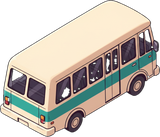
#> input picture img/araclar/dolmus-arka.png, 160 x 137 px; its folder holds only this picture in this run
$ python araba_hazirla.py
#> lines starting #> are read from the running program, lines starting #| are printed output that depends on the picture; after the words box and inside, x2 and y2 are one past the last pixel; in counts of white or black regions, pixels touching at a corner belong together
#> in process, im is the input picture: PIL image 160x137 RGBA; mean R, G, B, A 108.3, 102.1, 93.7, 155.8
### tools/gorsel_hazirla.py
"""Bina görselini oyuna hazırlar.

Kullanım:
    python3 tools/gorsel_hazirla.py img/kaynak/ev.png ev

Yaptıkları:
1. Düz renkli (siyah ya da beyaz) arka planı şeffaf yapar. Kenardan başlayıp
   arka plan rengine benzeyen pikselleri siler; binanın içindeki koyu yerlere dokunmaz.
   Görsel zaten şeffafsa bu adım atlanır.
2. Boş kenarları kırpar.
3. Açıyı oyunun karelerine uydurur. Yapay zekâ çoğu zaman oyunun karelerinden
   daha dik açıdan çizer (zemin baklavası oranı ~1,6-1,75; oyunun kareleri 2:1).
   Oran görselden ölçülür ve görsel dikeyde basılarak baklava 2:1'e getirilir.
4. 512 piksel genişliğe küçültüp img/binalar/<ad>.png olarak kaydeder.

Gerekenler: Python 3 ve Pillow (pip install pillow).
"""
import argparse
import math
from collections import deque
from pathlib import Path

from PIL import Image, ImageFilter

ROOT = Path(__file__).resolve().parent.parent
OUT_DIR = ROOT / 'img' / 'binalar'


# [40 lines left out: function remove_background, not called in this run]


def keep_largest(mask):
    """Yalnız en büyük parçayı bırakır; köşedeki leke ve kırıntıları siler."""
    w, h = mask.size
    m = mask.load()
    seen = bytearray(w * h)
    best = []
    for sy in range(0, h, 3):
        for sx in range(0, w, 3):
            if m[sx, sy] < 128 or seen[sy * w + sx]:
                continue
            comp, q = [], [(sx, sy)]
            seen[sy * w + sx] = 1
            while q:
                x, y = q.pop()
                comp.append(y * w + x)
                for nx, ny in ((x + 1, y), (x - 1, y), (x, y + 1), (x, y - 1)):
                    if 0 <= nx < w and 0 <= ny < h and not seen[ny * w + nx] and m[nx, ny] >= 128:
                        seen[ny * w + nx] = 1
                        q.append((nx, ny))
            if len(comp) > len(best):
                best = comp
    out = bytearray(w * h)
    for i in best:
        out[i] = 255
    return Image.frombytes('L', (w, h), bytes(out))


# [80 lines left out: functions measure, main, not called in this run]


# [2 lines that do not run on import are left out]

### tools/araba_hazirla.py
"""Araba görsellerini oyuna hazırlar.

Kullanım:
    python3 tools/araba_hazirla.py

img/kaynak/araclar/<tür>-<on|arka>.png dosyalarını okur:
  on   = sağ-aşağı giden araba (önü ve sağ yanı görünür)
  arka = sağ-yukarı giden araba (arkası ve sağ yanı görünür)
Sola giden yönler oyunda aynalanarak çizilir.

Yaptıkları:
1. Pembe/mor arka planı (ve üstündeki koyu pembe gölgeyi) renk tonuna bakarak siler.
2. Yalnız en büyük parçayı bırakır, kenarı yumuşatır, boşlukları kırpar.
3. 160 piksel genişliğe küçültüp img/araclar/<tür>-<yön>.png olarak kaydeder.

Gerekenler: Python 3, Pillow ve numpy.
"""
import colorsys
from pathlib import Path

import numpy as np
from PIL import Image, ImageFilter

from gorsel_hazirla import keep_largest

ROOT = Path(__file__).resolve().parent.parent
SRC = ROOT / 'img' / 'kaynak' / 'araclar'
OUT = ROOT / 'img' / 'araclar'
WIDTH = 160


def magenta_mask(a):
    """Arka plan (pembe-mor) pikselleri: ton 285°-350°, doygun."""
    rgb = a[..., :3].astype(np.float32) / 255
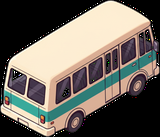
#> rgb: shape (137, 160, 3) float32; mean R, G, B 0.425, 0.4, 0.367
    mx, mn = rgb.max(-1), rgb.min(-1)
    sat = np.where(mx > 0, (mx - mn) / np.maximum(mx, 1e-6), 0)
    r, g, b = rgb[..., 0], rgb[..., 1], rgb[..., 2]
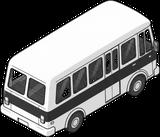
#> r: shape (137, 160) float32; min 0, max 1, mean 0.425
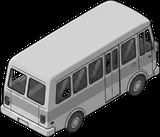
#> b: shape (137, 160) float32; min 0, max 1, mean 0.367
    d = np.maximum(mx - mn, 1e-6)
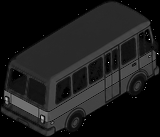
#> d: shape (137, 160) float32; min 1e-06, max 1, mean 0.111
    hue = np.where(mx == r, ((g - b) / d) % 6, np.where(mx == g, (b - r) / d + 2, (r - g) / d + 4)) * 60
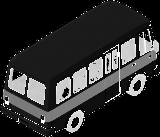
#> hue: shape (137, 160) float32; min 0, max 358.3, mean 66.5; drawn with min black and max white
    return (hue >= 285) & (hue <= 350) & (sat > 0.3) & (mx > 0.25)
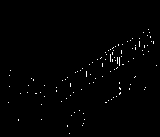
#> returned value: shape (137, 160) bool; 0.83% white in thin lines or dots, all inside (x1, y1, x2, y2) = (8, 29, 157, 134)


def process(path):
    im = Image.open(path).convert('RGBA')
    a = np.array(im)
    bg = magenta_mask(a)
    mask = Image.fromarray(np.where(bg, 0, 255).astype(np.uint8))
    mask = keep_largest(mask)
    mask = mask.filter(ImageFilter.MaxFilter(3)).filter(ImageFilter.MinFilter(3))  # küçük delikleri kapat
#> mask: PIL image 160x137 L; every value is 255
    mask = mask.filter(ImageFilter.MinFilter(3)).filter(ImageFilter.GaussianBlur(0.8))
    im.putalpha(mask)
    # kenarda kalan pembe ışıltıyı griye çek
    a = np.array(im).astype(np.float32)
    edge = (a[..., 3] > 0) & (a[..., 3] < 250) | magenta_mask(a.astype(np.uint8))
    grey = a[..., :3].mean(-1, keepdims=True)
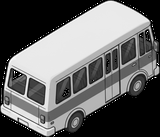
#> grey: shape (137, 160, 1) float32; min 0, max 255, mean 101.4
    a[..., :3] = np.where(edge[..., None], grey * 0.9, a[..., :3])
    im = Image.fromarray(a.clip(0, 255).astype(np.uint8))
    im = im.crop(im.getchannel('A').point(lambda v: 255 if v > 20 else 0).getbbox())
    h = round(im.height * WIDTH / im.width)
#> h = 137
    return im.resize((WIDTH, h), Image.LANCZOS)


def main():
    OUT.mkdir(exist_ok=True)
    for p in sorted(SRC.glob('*-*.png')):
        out = process(p)
        out.save(OUT / p.name, optimize=True)
        print(p.stem, out.size)
#| dolmus-arka (160, 137)


if __name__ == '__main__':
    main()

$ run again, on img/araclar/dolmus-on.png
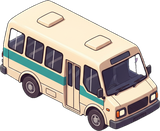
#> input picture img/araclar/dolmus-on.png, 160 x 131 px
#> in process, im is the input picture: PIL image 160x131 RGBA; mean R, G, B, A 105.4, 98.8, 92.1, 155.1
#> in magenta_mask, `return (hue >= 285) & (hue <= 350) & (sat > 0.3) & (mx > 0.25)`:
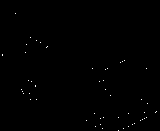
#> returned value: shape (131, 160) bool; 0.26% white in thin lines or dots, all inside (x1, y1, x2, y2) = (2, 13, 157, 131)
#> in process, `grey = a[..., :3].mean(-1, keepdims=True)`:
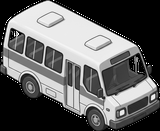
#> grey: shape (131, 160, 1) float32; min 0, max 255, mean 98.8
#| dolmus-on (160, 131)
